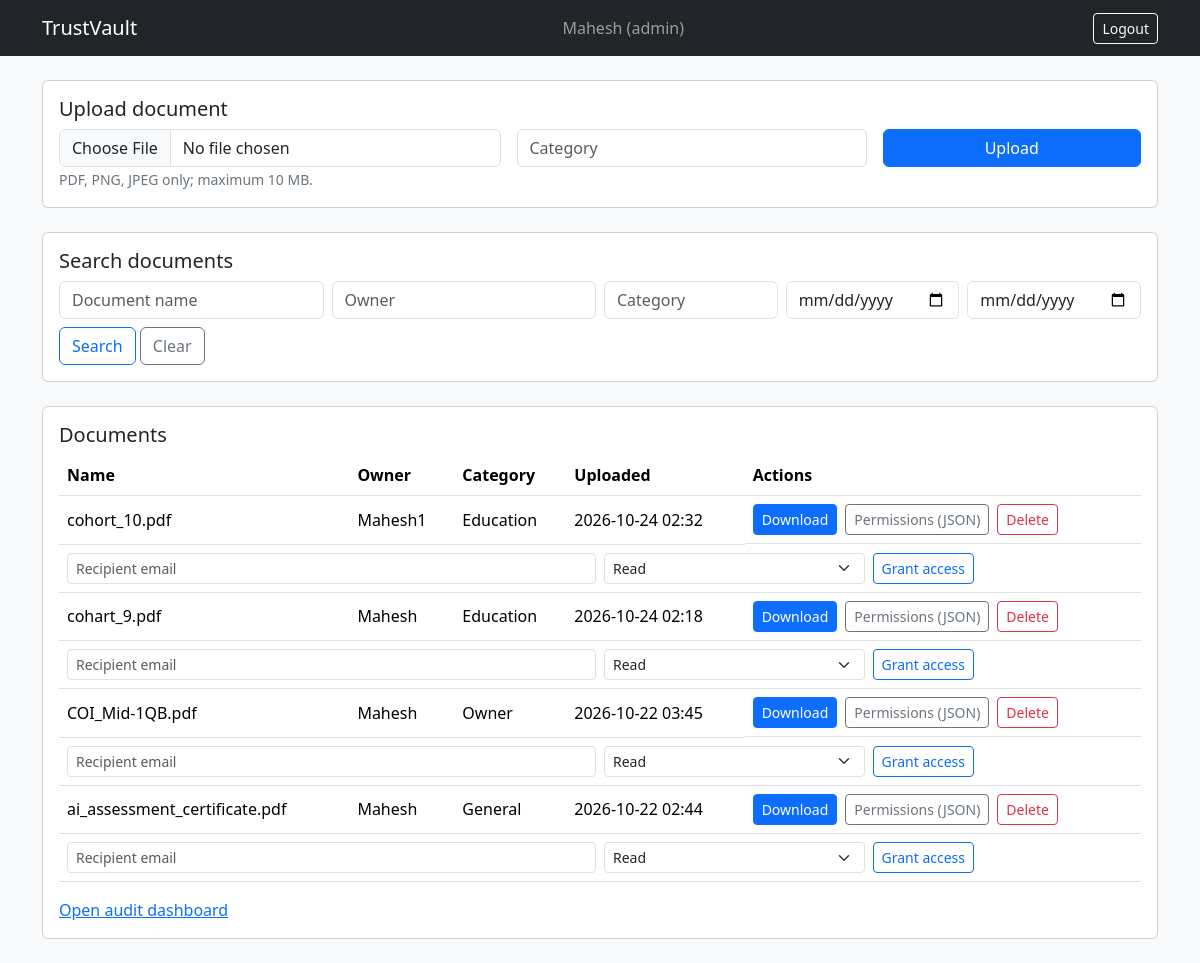
The page /dashboard (signed in) on the database its author committed.
### app.py (models this page shows, shortened)
class User(UserMixin, db.Model):
    id = db.Column(db.Integer, primary_key=True)
    name = db.Column(db.String(120), nullable=False)
    email = db.Column(db.String(255), unique=True, nullable=False, index=True)
    password_hash = db.Column(db.String(255), nullable=False)
    role = db.Column(db.String(20), nullable=False, default="viewer")
    is_active = db.Column(db.Boolean, nullable=False, default=True)

class Document(db.Model):
    id = db.Column(db.Integer, primary_key=True)
    owner_id = db.Column(db.Integer, db.ForeignKey("user.id"), nullable=False, index=True)
    name = db.Column(db.String(255), nullable=False)
    category = db.Column(db.String(100), nullable=False, default="General")
    storage_key = db.Column(db.String(100), unique=True, nullable=False)
    mime_type = db.Column(db.String(100), nullable=False)
    size_bytes = db.Column(db.Integer, nullable=False)
    sha256 = db.Column(db.String(64), nullable=False)
    created_at = db.Column(db.DateTime(timezone=True), nullable=False, default=utcnow, index=True)
    deleted_at = db.Column(db.DateTime(timezone=True), nullable=True)
    owner = db.relationship("User", foreign_keys=[owner_id])

### app.py (the view)
@app.get("/dashboard")
@login_required
def dashboard():
    query = Document.query.filter(Document.deleted_at.is_(None))
    if current_user.role != "admin":
        granted_ids = db.session.query(Permission.document_id).filter(
            Permission.user_id == current_user.id,
            Permission.revoked_at.is_(None),
        )
        query = query.filter(or_(Document.owner_id == current_user.id, Document.id.in_(granted_ids)))
    name = request.args.get("name", "").strip()
    category = request.args.get("category", "").strip()
    owner = request.args.get("owner", "").strip()
    start = request.args.get("start", "").strip()
    end = request.args.get("end", "").strip()
    if name:
        query = query.filter(Document.name.ilike(f"%{name}%"))
    if category:
        query = query.filter(Document.category.ilike(f"%{category}%"))
    if owner:
        query = query.join(Document.owner).filter(User.name.ilike(f"%{owner}%"))
    if start:
        try:
            query = query.filter(Document.created_at >= datetime.fromisoformat(start).replace(tzinfo=timezone.utc))
        except ValueError:
            flash("Invalid start date.")
    if end:
        try:
            query = query.filter(Document.created_at < datetime.fromisoformat(end).replace(tzinfo=timezone.utc))
        except ValueError:
            flash("Invalid end date.")
    docs = query.order_by(Document.id.desc()).limit(200).all()
    return render_template("dashboard.html", documents=docs)

### app.py (called while the page is built)
@login_manager.user_loader
def load_user(user_id):
    try:
        user = db.session.get(User, int(user_id))
        return user if user and user.is_active else None
    except (ValueError, TypeError):
        return None

@app.after_request
def security_headers(response):
    response.headers.setdefault("X-Content-Type-Options", "nosniff")
    response.headers.setdefault("X-Frame-Options", "DENY")
    response.headers.setdefault("Referrer-Policy", "no-referrer")
    response.headers.setdefault("Cache-Control", "no-store")
    return response

### templates/dashboard.html (shortened to what this page needs)
<!doctype html>
<html lang="en">
<head>
  <link href="https://cdn.jsdelivr.net/npm/bootstrap@5.3.3/dist/css/bootstrap.min.css" rel="stylesheet">
</head>
<body class="bg-light">
<nav class="navbar navbar-dark bg-dark">
  <div class="container">
    <a class="navbar-brand" href="{{ url_for('dashboard') }}">TrustVault</a>
    <span class="navbar-text">{{ current_user.name }} ({{ current_user.role }})</span>
    <form method="post" action="{{ url_for('logout') }}">
      <button class="btn btn-outline-light btn-sm">Logout</button>
    </form>
  </div>
</nav>
<main class="container py-4">
  {% if current_user.role in ['owner', 'admin'] %}
  <section class="card mb-4">
    <div class="card-body">
      <h2 class="h5">Upload document</h2>
      <form method="post" action="{{ url_for('upload_document') }}" enctype="multipart/form-data" class="row g-3">
        <div class="col-md-5"><input class="form-control" type="file" name="file" accept=".pdf,.png,.jpg,.jpeg" required></div>
        <div class="col-md-4"><input class="form-control" name="category" maxlength="100" placeholder="Category"></div>
        <div class="col-md-3"><button class="btn btn-primary w-100">Upload</button></div>
      </form>
      <small class="text-secondary">PDF, PNG, JPEG only; maximum 10 MB.</small>
    </div>
  </section>
  {% endif %}
  <section class="card mb-4">
    <div class="card-body">
      <h2 class="h5">Search documents</h2>
      <form method="get" class="row g-2">
        <div class="col-md-3"><input class="form-control" name="name" value="{{ request.args.get('name','') }}" placeholder="Document name"></div>
        <div class="col-md-3"><input class="form-control" name="owner" value="{{ request.args.get('owner','') }}" placeholder="Owner"></div>
        <div class="col-md-2"><input class="form-control" name="category" value="{{ request.args.get('category','') }}" placeholder="Category"></div>
        <div class="col-md-2"><input class="form-control" type="date" name="start" value="{{ request.args.get('start','') }}" aria-label="Start date"></div>
        <div class="col-md-2"><input class="form-control" type="date" name="end" value="{{ request.args.get('end','') }}" aria-label="End date"></div>
        <div class="col-12"><button class="btn btn-outline-primary">Search</button> <a class="btn btn-outline-secondary" href="{{ url_for('dashboard') }}">Clear</a></div>
      </form>
    </div>
  </section>
  <section class="card">
    <div class="card-body">
      <h2 class="h5">Documents</h2>
      <div class="table-responsive">
      <table class="table align-middle">
        <thead><tr><th>Name</th><th>Owner</th><th>Category</th><th>Uploaded</th><th>Actions</th></tr></thead>
        <tbody>
        {% for doc in documents %}
          <tr>
            <td>{{ doc.name }}</td><td>{{ doc.owner.name }}</td><td>{{ doc.category }}</td>
            <td>{{ doc.created_at.strftime('%Y-%m-%d %H:%M') }}</td>
            <td class="d-flex gap-2 flex-wrap">
              <a class="btn btn-sm btn-primary" href="{{ url_for('download_document', document_id=doc.id) }}">Download</a>
              {% if doc.owner_id == current_user.id or current_user.role == 'admin' %}
              <a class="btn btn-sm btn-outline-secondary" href="{{ url_for('list_permissions', document_id=doc.id) }}">Permissions (JSON)</a>
              <form method="post" action="{{ url_for('delete_document', document_id=doc.id) }}" onsubmit="return confirm('Delete this document?')">
                <button class="btn btn-sm btn-outline-danger">Delete</button>
              </form>
              {% endif %}
            </td>
          </tr>
          {% if doc.owner_id == current_user.id or current_user.role == 'admin' %}
          <tr><td colspan="5">
            <form method="post" action="{{ url_for('grant_permission', document_id=doc.id) }}" class="row g-2">
              <div class="col-md-6"><input class="form-control form-control-sm" type="email" name="email" placeholder="Recipient email" required></div>
              <div class="col-md-3"><select class="form-select form-select-sm" name="permission"><option value="read">Read</option><option value="edit">Edit</option></select></div>
              <div class="col-md-3"><button class="btn btn-sm btn-outline-primary">Grant access</button></div>
            </form>
          </td></tr>
          {% endif %}
        {% else %}
          <tr><td colspan="5" class="text-secondary">No documents found.</td></tr>
        {% endfor %}
        </tbody>
      </table>
      </div>
      {% if current_user.role == 'admin' %}<a href="{{ url_for('admin_audit') }}">Open audit dashboard</a>{% endif %}
    </div>
  </section>
</main>
</body>
</html>

### rows shown on the page
User: name "Mahesh", role "admin"
Document: name "cohort_10.pdf", owner.name "Mahesh1", category "Education", created_at "2026-10-24 02:32"
Document: name "cohart_9.pdf", owner.name "Mahesh", category "Education", created_at "2026-10-24 02:18"
Document: name "COI_Mid-1QB.pdf", owner.name "Mahesh", category "Owner", created_at "2026-10-22 03:45"
Document: name "ai_assessment_certificate.pdf", owner.name "Mahesh", category "General", created_at "2026-10-22 02:44"
